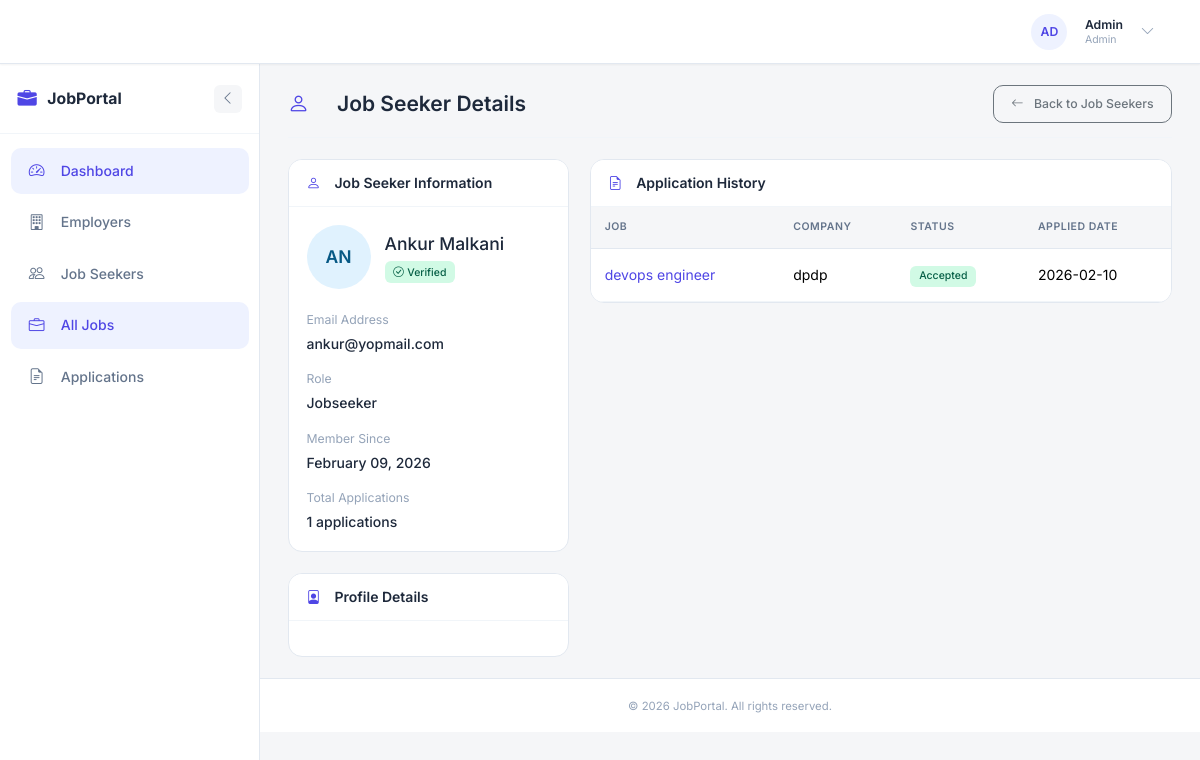
/admin/jobseeker/2 (signed in), run on the app's committed database.
### models.py (models this page shows, shortened)
class User(db.Model, UserMixin):
    __tablename__ = 'users'
    id = db.Column(db.Integer, primary_key=True)
    name = db.Column(db.String(100), nullable=False)
    email = db.Column(db.String(120), unique=True, nullable=False, index=True)
    password_hash = db.Column(db.String(128), nullable=False)
    role = db.Column(db.String(20), nullable=False)  # admin, employer, jobseeker
    created_at = db.Column(db.DateTime, default=datetime.utcnow)
    updated_at = db.Column(db.DateTime, default=datetime.utcnow, onupdate=datetime.utcnow)
    profile = db.relationship('Profile', back_populates='user', uselist=False, cascade='all, delete-orphan')
    jobs = db.relationship('Job', back_populates='employer', foreign_keys='Job.employer_id', cascade='all, delete-orphan')
    applications = db.relationship('Application', back_populates='jobseeker', foreign_keys='Application.jobseeker_id', cascade='all, delete-orphan')
    @property
    def password(self):
        """Prevent direct password access"""
        raise AttributeError('Password is not readable')
    def is_admin(self):
        return self.role == 'admin'
    def is_employer(self):
        return self.role == 'employer'
    def is_jobseeker(self):
        return self.role == 'jobseeker'
    def get_role_display(self):
        roles = {
            'admin': 'Admin',
            'employer': 'Employer',
            'jobseeker': 'Jobseeker'
        }
        return roles.get(self.role, self.role)

class Application(db.Model):
    __tablename__ = 'applications'
    id = db.Column(db.Integer, primary_key=True)
    job_id = db.Column(db.Integer, db.ForeignKey('jobs.id'), nullable=False, index=True)
    jobseeker_id = db.Column(db.Integer, db.ForeignKey('users.id'), nullable=False, index=True)
    status = db.Column(db.String(20), default='pending')  # pending, reviewed, accepted, rejected
    cover_letter = db.Column(db.Text, nullable=True)
    additional_notes = db.Column(db.Text, nullable=True)
    applied_at = db.Column(db.DateTime, default=datetime.utcnow)
    updated_at = db.Column(db.DateTime, default=datetime.utcnow, onupdate=datetime.utcnow)
    job = db.relationship('Job', back_populates='applications')
    jobseeker = db.relationship('User', back_populates='applications', foreign_keys=[jobseeker_id])
    def get_status_display(self):
        statuses = {
            'pending': 'Pending',
            'reviewed': 'Reviewed',
            'accepted': 'Accepted',
            'rejected': 'Rejected'
        }
        return statuses.get(self.status, self.status)

class Job(db.Model):
    __tablename__ = 'jobs'
    id = db.Column(db.Integer, primary_key=True)
    title = db.Column(db.String(200), nullable=False)
    description = db.Column(db.Text, nullable=False)
    company_name = db.Column(db.String(200), nullable=False)
    company_description = db.Column(db.Text, nullable=True)
    location = db.Column(db.String(200), nullable=False)
    salary = db.Column(db.String(100), nullable=True)  # Can be range or specific amount
    salary_min = db.Column(db.Integer, nullable=True)
    salary_max = db.Column(db.Integer, nullable=True)
    job_type = db.Column(db.String(50), nullable=True)  # Full-time, Part-time, Contract, etc.
    experience_level = db.Column(db.String(50), nullable=True)  # Entry, Mid, Senior
    required_skills = db.Column(db.Text, nullable=True)  # Comma-separated
    benefits = db.Column(db.Text, nullable=True)
    how_to_apply = db.Column(db.Text, nullable=True)
    application_email = db.Column(db.String(120), nullable=True)
    status = db.Column(db.String(20), default='active')  # active, closed, draft
    views_count = db.Column(db.Integer, default=0)
    employer_id = db.Column(db.Integer, db.ForeignKey('users.id'), nullable=False, index=True)
    created_at = db.Column(db.DateTime, default=datetime.utcnow)
    updated_at = db.Column(db.DateTime, default=datetime.utcnow, onupdate=datetime.utcnow)
    deadline = db.Column(db.DateTime, nullable=True)
    employer = db.relationship('User', back_populates='jobs', foreign_keys=[employer_id])
    applications = db.relationship('Application', back_populates='job', cascade='all, delete-orphan')
    @hybrid_property
    def application_count(self):
        """Optimized application count using hybrid property - avoids loading full relationship"""
        return len(self.applications)

### admin/routes.py (the view)
@admin.route('/jobseeker/<int:jobseeker_id>')
@login_required
def view_jobseeker(jobseeker_id):
    if not current_user.is_admin():
        flash('Access denied. Admin privileges required.', 'danger')
        return redirect(url_for('main.home'))
    jobseeker = User.query.get_or_404(jobseeker_id)
    if jobseeker.role != 'jobseeker':
        flash('User is not a job seeker.', 'danger')
        return redirect(url_for('admin.jobseekers'))
    profile = Profile.query.filter_by(user_id=jobseeker_id).first()
    applications = Application.query.filter_by(jobseeker_id=jobseeker_id).all()
    return render_template('admin/view_jobseeker.html', jobseeker=jobseeker, profile=profile, applications=applications)

### app.py (called while the page is built)
@login_manager.user_loader
def load_user(user_id):
    return User.query.get(int(user_id))

@app.context_processor
def inject_sidebar_state():
    is_auth = getattr(current_user, 'is_authenticated', False)
    if is_auth:
        sidebar_collapsed = request.cookies.get('sidebar_collapsed', 'false') == 'true'
    else:
        sidebar_collapsed = False
    return dict(sidebar_collapsed=sidebar_collapsed)

### templates/admin/view_jobseeker.html (shortened to what this page needs)
{% extends "base.html" %}
{% block content %}
<div class="page-header">
    <h1><i class="bi bi-person"></i>Job Seeker Details</h1>
    <div class="page-actions">
        <a href="{{ url_for('admin.jobseekers') }}" class="btn btn-outline-secondary">
            <i class="bi bi-arrow-left me-1"></i>Back to Job Seekers
        </a>
    </div>
</div>
<div class="row g-4">
    <div class="col-lg-4">
        <div class="dashboard-card">
            <div class="card-header">
                <h5><i class="bi bi-person me-2"></i>Job Seeker Information</h5>
            </div>
            <div class="card-body">
                <div class="d-flex align-items-center mb-4">
                    <div class="avatar bg-info-subtle text-info me-3" style="width: 64px; height: 64px; font-size: 1.25rem;">
                        {{ jobseeker.name[:2].upper() }}
                    </div>
                    <div>
                        <div class="fw-medium fs-5">{{ jobseeker.name }}</div>
                        <span class="badge bg-success-subtle text-success mt-1">
                            <i class="bi bi-check-circle me-1"></i>Verified
                        </span>
                    </div>
                </div>
                <div class="mb-3">
                    <div class="text-muted small mb-1">Email Address</div>
                    <div class="fw-medium">{{ jobseeker.email }}</div>
                </div>
                <div class="mb-3">
                    <div class="text-muted small mb-1">Role</div>
                    <div class="fw-medium">{{ jobseeker.get_role_display() }}</div>
                </div>
                <div class="mb-3">
                    <div class="text-muted small mb-1">Member Since</div>
                    <div class="fw-medium">{{ jobseeker.created_at.strftime('%B %d, %Y') }}</div>
                </div>
                <div class="mb-0">
                    <div class="text-muted small mb-1">Total Applications</div>
                    <div class="fw-medium">{{ applications|length }} applications</div>
                </div>
            </div>
        </div>
        {% if profile %}
        <div class="dashboard-card mt-4">
            <div class="card-header">
                <h5><i class="bi bi-file-person me-2"></i>Profile Details</h5>
            </div>
            <div class="card-body">
            </div>
        </div>
        {% endif %}
    </div>
    <div class="col-lg-8">
        <div class="dashboard-card">
            <div class="card-header">
                <h5><i class="bi bi-file-earmark-text me-2"></i>Application History</h5>
            </div>
            <div class="card-body p-0">
                {% if applications %}
                    <div class="table-responsive">
                        <table class="table mb-0">
                            <thead>
                                <tr>
                                    <th>Job</th>
                                    <th>Company</th>
                                    <th>Status</th>
                                    <th>Applied Date</th>
                                </tr>
                            </thead>
                            <tbody>
                                {% for app in applications %}
                                    <tr>
                                        <td>
                                            <a href="{{ url_for('main.job_detail', job_id=app.job.id) }}" target="_blank" class="text-decoration-none">
                                                {{ app.job.title }}
                                            </a>
                                        </td>
                                        <td>{{ app.job.company_name }}</td>
                                        <td>
                                            <span class="badge {% if app.status == 'pending' %}bg-warning-subtle text-warning{% elif app.status == 'reviewed' %}bg-info-subtle text-info{% elif app.status == 'accepted' %}bg-success-subtle text-success{% else %}bg-danger-subtle text-danger{% endif %}">
                                                {{ app.get_status_display() }}
                                            </span>
                                        </td>
                                        <td>{{ app.applied_at.strftime('%Y-%m-%d') }}</td>
                                    </tr>
                                {% endfor %}
                            </tbody>
                        </table>
                    </div>
                {% else %}
                    <div class="text-center py-5 text-muted">
                        <i class="bi bi-inbox display-4"></i>
                        <p class="mt-2 mb-0">No applications yet.</p>
                    </div>
                {% endif %}
            </div>
        </div>
    </div>
</div>
{% endblock %}

### templates/base.html (shortened to what this page needs)
<!DOCTYPE html>
<html lang="en">
<head>
    <link href="https://cdn.jsdelivr.net/npm/bootstrap@5.3.2/dist/css/bootstrap.min.css" rel="stylesheet">
    <link href="https://cdn.jsdelivr.net/npm/bootstrap-icons@1.11.1/font/bootstrap-icons.css" rel="stylesheet">
    <link rel="stylesheet" href="{{ url_for('static', filename='css/main.css') }}">
</head>
<body>
    {% if current_user.is_authenticated %}
    <nav class="navbar navbar-expand-lg">
        <div class="container-fluid px-3">
            <a class="navbar-brand" href="{{ url_for('main.home') }}">
                <i class="bi bi-briefcase-fill"></i>
                <span >JobPortal</span>
            </a>
            <div class="collapse navbar-collapse" id="navbarNav">
                <ul class="navbar-nav ms-auto align-items-center">
                    {% if current_user.is_admin() %}
                        <li class="nav-item">
                            <a class="nav-link {% if request.endpoint and request.endpoint.startswith('admin.dashboard') %}active{% endif %}" href="{{ url_for('admin.dashboard') }}">
                                <i class="bi bi-speedometer2 me-1"></i>Dashboard
                            </a>
                        </li>
                    {% elif current_user.is_employer() %}
                        <li class="nav-item">
                            <a class="nav-link {% if request.endpoint and request.endpoint.startswith('employer.dashboard') %}active{% endif %}" href="{{ url_for('employer.dashboard') }}">
                                <i class="bi bi-speedometer2 me-1"></i>Dashboard
                            </a>
                        </li>
                    {% elif current_user.is_jobseeker() %}
                        <li class="nav-item">
                            <a class="nav-link {% if request.endpoint and request.endpoint.startswith('jobseeker.dashboard') %}active{% endif %}" href="{{ url_for('jobseeker.dashboard') }}">
                                <i class="bi bi-speedometer2 me-1"></i>Dashboard
                            </a>
                        </li>
                    {% endif %}
                    <li class="nav-item dropdown ms-2">
                        <a class="user-dropdown d-flex align-items-center" href="#" role="button" data-bs-toggle="dropdown" aria-expanded="false">
                            <div class="avatar">
                                {{ current_user.name[:2].upper() }}
                            </div>
                            <div class="user-info d-none d-md-block ms-2">
                                <div class="user-name">{{ current_user.name }}</div>
                                <div class="user-role">{{ current_user.get_role_display() }}</div>
                            </div>
                            <i class="bi bi-chevron-down ms-2 text-muted"></i>
                        </a>
                    </li>
                </ul>
            </div>
        </div>
    </nav>
    <div class="d-flex">
        <aside class="sidebar-wrapper {% if sidebar_collapsed %}collapsed{% endif %}" id="sidebarWrapper">
            <div class="sidebar-header">
                <a class="sidebar-brand" href="{{ url_for('main.home') }}">
                    <i class="bi bi-briefcase-fill"></i>
                    <span class="sidebar-label">JobPortal</span>
                </a>
                <button class="sidebar-toggle" id="sidebarToggle" title="Toggle Sidebar">
                    <i class="bi {% if sidebar_collapsed %}bi-chevron-right{% else %}bi-chevron-left{% endif %}"></i>
                </button>
            </div>
            <nav class="sidebar-nav">
                <ul class="nav flex-column">
                    {% if current_user.is_admin() %}
                        {% include 'admin/sidebar.html' %}
                    {% elif current_user.is_employer() %}
                        {% include 'employer/sidebar.html' %}
                    {% elif current_user.is_jobseeker() %}
                        {% include 'jobseeker/sidebar.html' %}
                    {% endif %}
                </ul>
            </nav>
        </aside>
        <main class="main-wrapper flex-grow-1">
            <div class="main-content flex-grow-1">
                {% block content %}{% endblock %}
            </div>
            <footer class="footer">
                <span>&copy; 2026 JobPortal. All rights reserved.</span>
            </footer>
        </main>
    </div>
    {% endif %}
</body>
</html>

### data on the page
User: name "AD", name "Admin", role "Admin"
User: name "AN", name "Ankur Malkani", email "ankur@yopmail.com", role "Jobseeker", created_at "February 09, 2026"
Application: job "devops engineer", job.company_name "dpdp", status "Accepted", applied_at "2026-02-10"

### other printed values
{{ applications|length }} "1"
